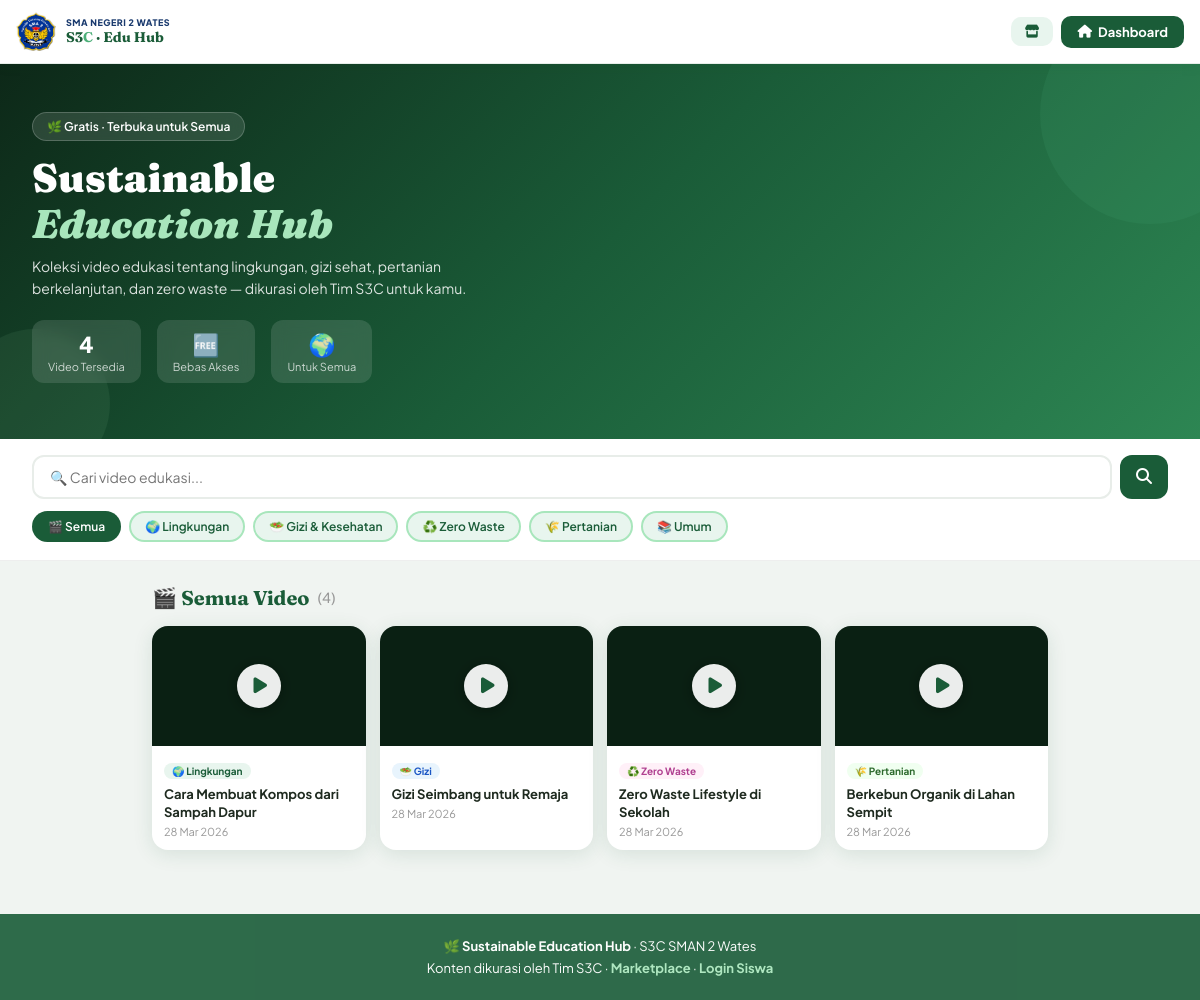
The page /hub (signed in) on the database its author committed.
### tables this page shows
CREATE TABLE edu_videos (
            id INTEGER PRIMARY KEY AUTOINCREMENT,
            title TEXT NOT NULL, youtube_url TEXT NOT NULL,
            description TEXT, category TEXT DEFAULT 'umum',
            uploader_id INTEGER, is_published INTEGER DEFAULT 1,
            created_at TEXT DEFAULT (datetime('now')),
            FOREIGN KEY (uploader_id) REFERENCES users(id)
        );

### app.py (the view)
@app.route('/hub')
def edu_hub():
    cat    = request.args.get('category','all')
    search = request.args.get('search','')
    sql    = "SELECT ev.*,u.name as uploader_name FROM edu_videos ev LEFT JOIN users u ON ev.uploader_id=u.id WHERE ev.is_published=1"
    args   = []
    if cat != 'all':   sql += ' AND ev.category=?'; args.append(cat)
    if search:         sql += ' AND (ev.title LIKE ? OR ev.description LIKE ?)'; args += [f'%{search}%',f'%{search}%']
    sql   += ' ORDER BY ev.created_at DESC'
    videos = query_db(sql, args)
    return render_template('public/edu_hub.html', videos=videos, category=cat, search=search)

### app.py (called while the page is built)
def get_db():
    db = getattr(g, '_database', None)
    if db is None:
        db = g._database = sqlite3.connect(DATABASE)
        db.row_factory = sqlite3.Row
        db.execute("PRAGMA foreign_keys = ON")
    return db

@app.teardown_appcontext
def close_connection(exc):
    db = getattr(g, '_database', None)
    if db: db.close()

def query_db(q, args=(), one=False, commit=False):
    db = get_db()
    cur = db.execute(q, args)
    if commit:
        db.commit()
        return cur.lastrowid
    rv = cur.fetchall()
    return (rv[0] if rv else None) if one else rv

@app.template_filter('strftime')
def strftime_filter(s, fmt='%d %b %Y'):
    if not s: return ''
    try:    return datetime.strptime(s[:19],'%Y-%m-%d %H:%M:%S').strftime(fmt)
    except:
        try: return datetime.strptime(s[:10],'%Y-%m-%d').strftime(fmt)
        except: return s

### templates/public/edu_hub.html (shortened to what this page needs)
<!DOCTYPE html>
<html lang="id">
<head>
    <link rel="stylesheet" href="https://cdnjs.cloudflare.com/ajax/libs/font-awesome/6.5.0/css/all.min.css">
</head>
<body>
<div class="topbar">
    <a href="{{ url_for('index') }}" class="topbar-brand" title="Beranda S3C">
        <img src="{{ url_for('static', filename='img/logo_sekolah.png') }}" alt="Logo">
        <div class="topbar-brand-text">
            <div class="topbar-school">SMA Negeri 2 Wates</div>
            <div class="topbar-app">S3<span>C</span> · Edu Hub</div>
        </div>
    </a>
    <div class="topbar-actions">
        <a href="{{ url_for('marketplace') }}" class="btn-back">
            <i class="fas fa-store"></i> <span style="display:none;" class="hide-xs">Marketplace</span>
        </a>
        {% if session.user_id %}
        <a href="{{ url_for('dashboard') }}" class="btn-login-small">
            <i class="fas fa-home"></i> Dashboard
        </a>
        {% else %}
        <a href="{{ url_for('login') }}" class="btn-login-small">
            <i class="fas fa-sign-in-alt"></i> Login
        </a>
        {% endif %}
    </div>
</div>
<div class="hero">
    <div style="position:relative;z-index:1;">
        <div class="hero-badge">🌿 Gratis · Terbuka untuk Semua</div>
        <h1 class="hero-title">Sustainable<br><span class="accent">Education Hub</span></h1>
        <p class="hero-desc">Koleksi video edukasi tentang lingkungan, gizi sehat, pertanian berkelanjutan, dan zero waste — dikurasi oleh Tim S3C untuk kamu.</p>
        <div class="hero-stats">
            <div class="hero-stat">
                <div class="hero-stat-val">{{ videos|length }}</div>
                <div class="hero-stat-lbl">Video Tersedia</div>
            </div>
            <div class="hero-stat">
                <div class="hero-stat-val">🆓</div>
                <div class="hero-stat-lbl">Bebas Akses</div>
            </div>
            <div class="hero-stat">
                <div class="hero-stat-val">🌍</div>
                <div class="hero-stat-lbl">Untuk Semua</div>
            </div>
        </div>
    </div>
</div>
<div class="search-bar">
    <form method="GET" action="{{ url_for('edu_hub') }}">
        <div class="search-row">
            <input type="text" name="search" value="{{ search }}" class="search-input" placeholder="🔍 Cari video edukasi...">
            <button type="submit" class="search-btn"><i class="fas fa-search"></i></button>
        </div>
        <div class="cat-chips">
            {% for cat, label, emoji in [('all','Semua','🎬'),('lingkungan','Lingkungan','🌍'),('gizi','Gizi & Kesehatan','🥗'),('zerowaste','Zero Waste','♻️'),('pertanian','Pertanian','🌾'),('umum','Umum','📚')] %}
            <a href="{{ url_for('edu_hub', category=cat, search=search) }}"
               class="cat-chip {% if category==cat %}active{% endif %}">{{ emoji }} {{ label }}</a>
            {% endfor %}
        </div>
    </form>
</div>
<div class="container">
    {% if videos %}
    <div class="section-title">
        🎬 {% if search %}Hasil pencarian "{{ search }}"{% elif category != 'all' %}{{ category.replace('zerowaste','Zero Waste').title() }}{% else %}Semua Video{% endif %}
        <span style="font-size:14px;color:#999;font-family:'Plus Jakarta Sans',sans-serif;font-weight:500;">({{ videos|length }})</span>
    </div>
    <div class="video-grid">
        {% for v in videos %}
        <a href="{{ url_for('edu_hub_detail', video_id=v.id) }}" class="video-card">
            <div class="video-thumb">
                <div class="video-thumb-overlay">
                    <div class="play-btn"><i class="fas fa-play" style="margin-left:3px;"></i></div>
                </div>
            </div>
            <div class="video-info">
                <div class="video-cat cat-{{ v.category }}">
                    {% if v.category=='lingkungan' %}🌍 Lingkungan
                    {% elif v.category=='gizi' %}🥗 Gizi
                    {% elif v.category=='zerowaste' %}♻️ Zero Waste
                    {% elif v.category=='pertanian' %}🌾 Pertanian
                    {% else %}📚 Umum{% endif %}
                </div>
                <div class="video-title">{{ v.title }}</div>
                <div class="video-meta">{{ v.created_at | strftime('%d %b %Y') }}</div>
            </div>
        </a>
        {% endfor %}
    </div>
    {% endif %}
</div>
<div class="hub-footer">
    <div style="margin-bottom:6px;">🌿 <strong>Sustainable Education Hub</strong> · S3C SMAN 2 Wates</div>
    <div>Konten dikurasi oleh Tim S3C · <a href="{{ url_for('marketplace') }}">Marketplace</a> · <a href="{{ url_for('login') }}">Login Siswa</a></div>
</div>
</body>
</html>

### rows shown on the page
edu_videos: category "🌍 Lingkungan", title "Cara Membuat Kompos dari Sampah Dapur", created_at|strftime "28 Mar 2026"
edu_videos: category "🥗 Gizi", title "Gizi Seimbang untuk Remaja", created_at|strftime "28 Mar 2026"
edu_videos: category "♻️ Zero Waste", title "Zero Waste Lifestyle di Sekolah", created_at|strftime "28 Mar 2026"
edu_videos: category "🌾 Pertanian", title "Berkebun Organik di Lahan Sempit", created_at|strftime "28 Mar 2026"

### other values the page prints
{{ videos|length }} "4"
{{ emoji }} "🎬" "🌍" "🥗" "♻️" "🌾" "📚"
{{ label }} "Semua" "Lingkungan" "Gizi & Kesehatan" "Zero Waste" "Pertanian" "Umum"
